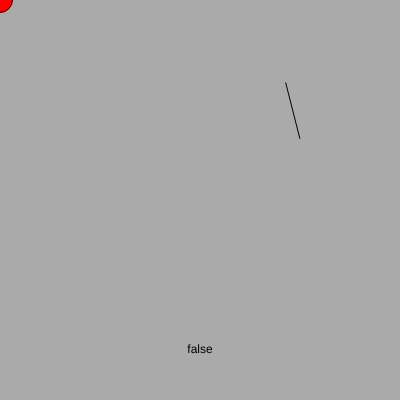
Frame 1 (no input)
Frame 60 (no input): identical to frame 1, image omitted
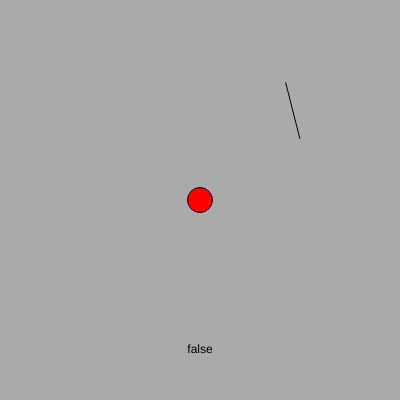
Frame 120 (the mouse pressed at the canvas centre since frame 60)

The p5.js sketch that drew these frames (run headless with seeded random() and noise() and a simulated clock; from frame 60 on, the mouse is pressed at the canvas centre):

// p5.js sketch
// ── sketch.js
var lp1,lp2,p;

var radius = 25;

function setup(){
  createCanvas(400, 400);
  lp1 = createVector(random(height),random(width));
  lp2 = createVector(random(height),random(width));
  document.body.style.cursor = "none";
}

function draw(){
  background(170);
  line(lp1.x, lp1.y, lp2.x, lp2.y);
  var mv = createVector(mouseX, mouseY);
  var res = pointlineintersect(lp1, lp2, mv, radius);
  push();
  fill(!res*255,res*255,0);
  circle(mv.x, mv.y, radius);
  pop();
  push();
  textAlign(CENTER, CENTER);
  text(res, 200, 350);
  pop();
}

function pointlineintersect(a,b,p,s){
  var r=false;
  var θ=p5.Vector.sub(b,a).heading();
  for(var i=0;i<dist(a.x,a.y,b.x,b.y);i++){
    var v=p5.Vector.fromAngle(θ,i).add(a);
    if(dist(v.x,v.y,p.x,p.y)<s/2){r=true;}
  }
  return r;
}

function intersects(x,y,n,r){
  var t,e,c;
  return 0!==(t=(y.x-x.x)*(r.y-n.y)-(r.x-n.x)*(y.y-x.y))&&(c=((r.y-n.y)*(r.x-x.x)+(n.x-r.x)*(r.y-x.y))/t,e=((x.y-y.y)*(r.x-x.x)+(y.x-x.x)*(r.y-x.y))/t,0<c&&c<1&&0<e&&e<1)
}
